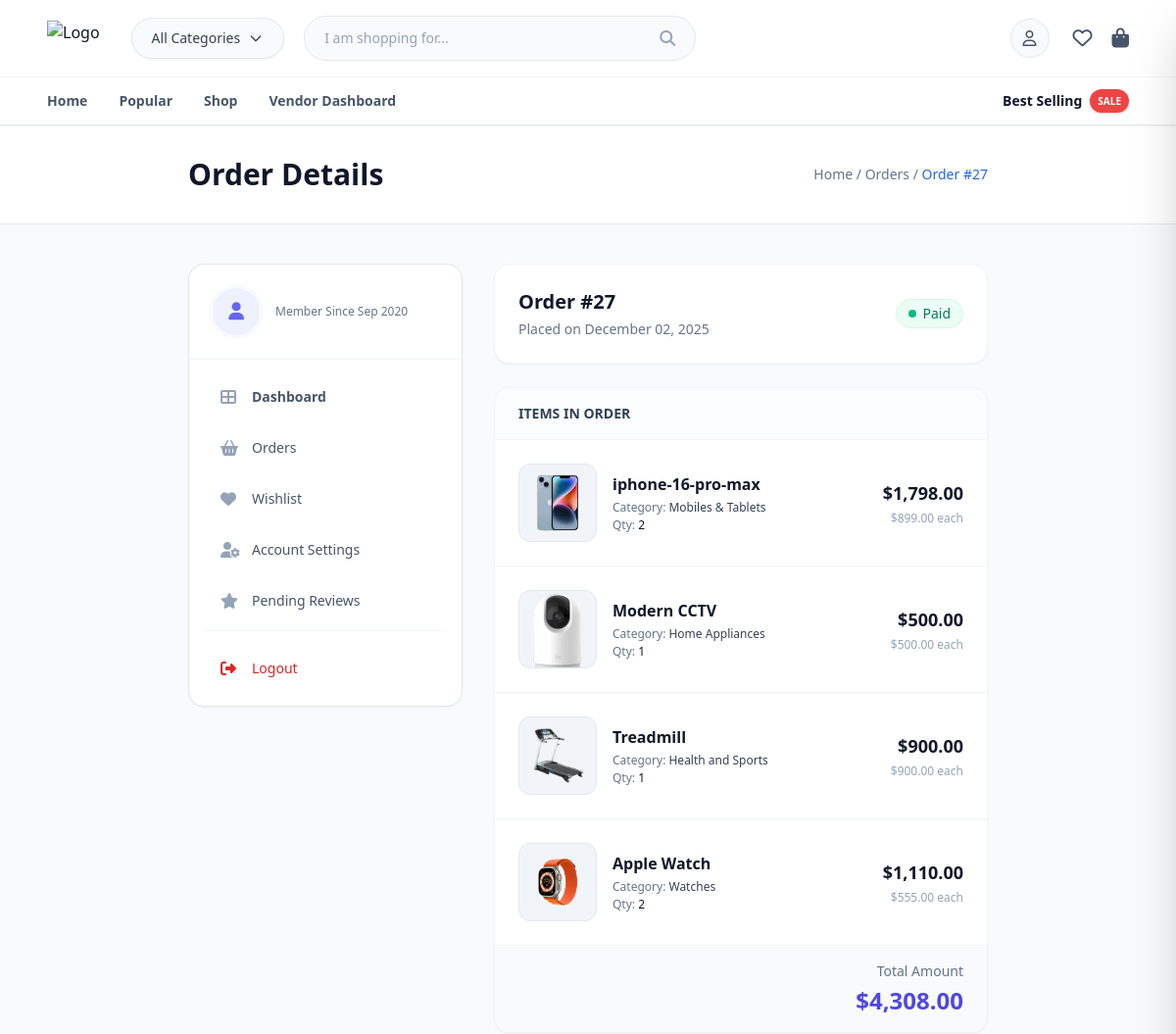
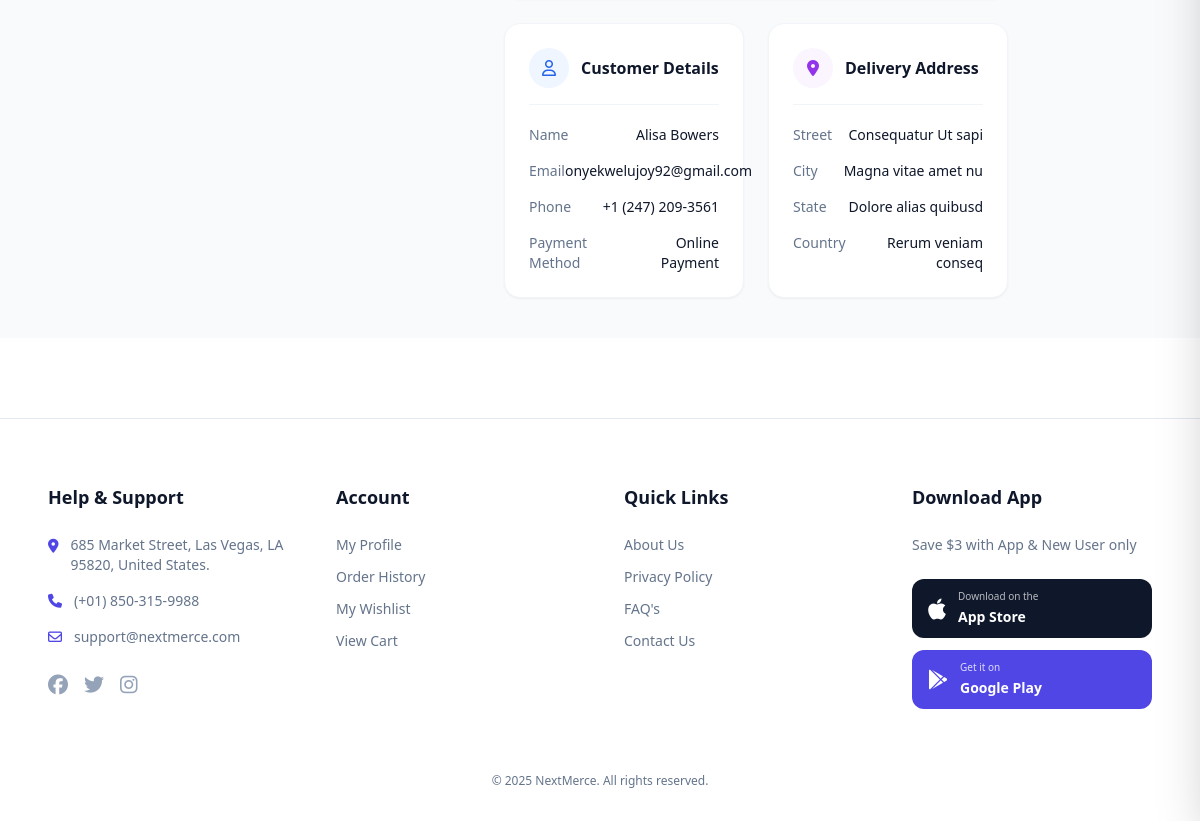
Screenshot of /customer/customer/order/detail/27/ with the database file from the repository (2 pictures, top to bottom).
### store/models.py (models this page shows, shortened)
class Order(models.Model):
    STATUS = (
        ("Paid", "Paid"),
        ("Pending", "Pending"),
        ("Failed", "Failed"),
    )
    user = models.ForeignKey(userauth_model.User, on_delete=models.SET_NULL, null=True)
    fullname = models.CharField(max_length=50, null=True, blank=True)
    mobile = models.CharField(max_length=50, null=True, blank=True)
    city = models.CharField(max_length=100, default='Unknown City')
    address = models.CharField(max_length=100, null=True, blank=True)
    state = models.CharField(max_length=100, null=True, blank=True)
    country = models.CharField(max_length=100, null=True, blank=True)
    total = models.DecimalField(default=0, decimal_places=2, max_digits=12, null=True, blank=True)
    payment_status = models.CharField(max_length=50, choices=STATUS, default="Pending")
    date = models.DateTimeField(default=timezone.now, null=True, blank=True)

class OrderItem(models.Model):
    product = models.ForeignKey(Product, on_delete=models.SET_NULL, null=True)
    order = models.ForeignKey(Order, on_delete=models.SET_NULL, null=True)
    qty = models.IntegerField(default=0, null=True, blank=True)
    sub_total = models.DecimalField(default=0, decimal_places=2, max_digits=12, null=True, blank=True)
    reviewed = models.BooleanField(default=False, null=True)

class Product(models.Model):
    STATUS = (
        ("Published", "Published"),
        ("Draft", "Draft"),
        ("Disabled", "Disabled"),
    )
    BANNERS = (
        ("Banner 1", "Banner 1"),
        ("Banner 2", "Banner 2"),
        ("Banner 3", "Banner 3"),
        ("Banner 4", "Banner 4"),
        ("Banner 5", "Banner 5"),
        ("Banner 6", "Banner 6"),
    )
    status = models.CharField(max_length=500, choices=STATUS, default="Published")
    user = models.ForeignKey(userauth_model.User, on_delete=models.SET_NULL, null=True)
    category = models.ForeignKey("store.Category",on_delete=models.SET_NULL, null=True)
    name = models.CharField(max_length=50)
    description = models.TextField(blank=True, null=True)
    additional_information = models.TextField(blank=True, null=True)
    image = models.ImageField(upload_to='image', null=True, blank=True)
    sale_price = models.DecimalField(default=0, decimal_places=2, max_digits=12)
    regular_price = models.DecimalField(default=0, decimal_places=2, max_digits=12, null=True, blank=True)
    in_stock = models.BooleanField(default=False)
    free_delivery = models.BooleanField(default=False)
    qty = models.IntegerField(default=0, null=True, blank=True)
    featured = models.BooleanField(default=False)
    popular = models.BooleanField(default=False)
    slug = models.SlugField(unique=True, blank=True, null=True)
    cover_image = models.ImageField(upload_to='image', null=True, blank=True)
    best_selling = models.BooleanField(default=False)
    new_arrivals = models.BooleanField(default=False)
    banner = models.CharField(max_length=50, choices=BANNERS, blank=True, null=True)

class Category(models.Model):
    title = models.CharField(max_length=50)
    image = models.ImageField(upload_to='image', null=True, blank=True)
    slug = models.SlugField(unique=True, blank=True, null=True)

### userauth/models.py (models this page shows)
class User(AbstractUser):
    email = models.EmailField( unique=True)
    username = models.CharField( unique=True, blank=True, null=True, max_length=50)
    firstname = models.CharField(max_length=100, null=True, blank=True)
    lastname = models.CharField(max_length=100, null=True, blank=True)
    country = models.CharField(max_length=100, null=True, blank=True)
    phone = models.CharField(max_length=100, null=True, blank=True)
    image = models.ImageField(upload_to='image', null=True, blank=True)
    REQUIRED_FIELDS = ['username']
    USERNAME_FIELD = 'email'

### customer/views.py (the view)
# urls.py: path('customer/order/detail/<id>/', views.order_detail,  name='customer_order_detail'),
def order_detail(request, id):
    order = Order.objects.get(id= id)
    items = OrderItem.objects.filter(order= order)
    context = {
        "order": order,
        "items": items,
    }
    return render(request, 'customer/order_detail.html', context)

### store/context_processors.py (called while the page is built)
def cart_wishlist_counts(request):
    cart_count = 0
    wishlist_count = 0
    if request.user.is_authenticated:
        cart_count = Cart.objects.filter(user=request.user).count()
        wishlist_count = Wishlist.objects.filter(user=request.user).count()
    return {
        'CART_ITEM_COUNT': cart_count,
        'WISHLIST_ITEM_COUNT': wishlist_count,
    }

def default(request):
    categories = Category.objects.all()
    return {
        'categories': categories,
    }

### templates/customer/order_detail.html (shortened to what this page needs)
{% extends 'partials/base.html' %}
{% load static %}
{% load humanize %}
{% block content %}
<div
    class="bg-white border-b border-gray-200 py-8 flex lg:flex-row flex-col lg:gap-0 gap-2  items-center justify-between px-4 lg:px-[12rem] xl:px-[19rem]">
    <h1 class="font-bold text-3xl text-slate-900">Order Details</h1>
    <div class="text-sm font-medium">
        <a href="{% url 'index' %}" class="text-slate-500 hover:text-blue-600 transition-colors">Home /</a>
        <a href="{% url 'customer_orders' %}" class="text-slate-500 hover:text-blue-600 transition-colors">Orders /</a>
        <span class="text-blue-600">Order #{{order.id}}</span>
    </div>
</div>
<section class="bg-[#F9FAFB] py-10 px-4 lg:px-[12rem] xl:px-[19rem]">
    <div class="grid grid-cols-1 lg:grid-cols-[280px_1fr] gap-8">
        <aside class="hidden lg:block sticky top-32 self-start h-fit">
            {% include 'customer/includes/sidebar.html' %}
        </aside>
        <div class="space-y-6">
            <div
                class="flex flex-col sm:flex-row sm:items-center justify-between bg-white p-6 rounded-2xl border border-slate-100 shadow-sm gap-4">
                <div>
                    <h2 class="font-bold text-xl text-slate-900">Order #{{order.id}}</h2>
                    <p class="text-sm text-slate-500 mt-1">Placed on {{ order.date|date:"F d, Y" }}</p>
                </div>
                <div class="flex items-center gap-3">
                    <span class="inline-flex items-center gap-1.5 rounded-full px-3 py-1 text-sm font-medium border
                        {% if order.payment_status == 'Paid' %} bg-emerald-50 text-emerald-700 border-emerald-100
                        {% elif order.payment_status == 'Pending' %} bg-amber-50 text-amber-700 border-amber-100
                        {% else %} bg-red-50 text-red-700 border-red-100 {% endif %}">
                        <span class="h-2 w-2 rounded-full
                            {% if order.payment_status == 'Paid' %} bg-emerald-500
                            {% elif order.payment_status == 'Pending' %} bg-amber-500
                            {% else %} bg-red-500 {% endif %}"></span>
                        {{ order.payment_status }}
                    </span>
                </div>
            </div>
            <div class="bg-white rounded-2xl border border-slate-100 shadow-sm overflow-hidden">
                <div class="px-6 py-4 border-b border-slate-100 bg-slate-50/50">
                    <h3 class="font-bold text-sm uppercase text-slate-700">Items in Order</h3>
                </div>
                <div class="divide-y divide-slate-100">
                    {% for item in items %}
                    <div
                        class="flex flex-col sm:flex-row sm:items-center justify-between p-6 hover:bg-slate-50 transition-colors gap-4">
                        <div class="flex items-start sm:items-center gap-4">
                            <div
                                class="h-20 w-20 flex-shrink-0 overflow-hidden rounded-xl bg-slate-100 border border-slate-200">
                                <img src="{{ item.product.image.url }}" alt="{{ item.product.name }}"
                                    class="h-full w-full object-cover object-center">
                            </div>
                            <div class="flex flex-col">
                                <h4 class="font-bold text-slate-900 line-clamp-1">{{ item.product.name }}</h4>
                                <p class="text-xs text-slate-500 mt-1">Category: <span class="text-slate-700">{{ item.product.category.title }}</span></p>
                                <p class="text-xs text-slate-500 mt-0.5">Qty: <span
                                        class="font-medium text-slate-900">{{ item.qty }}</span></p>
                            </div>
                        </div>
                        <div class="text-left sm:text-right pl-[5.5rem] sm:pl-0">
                            <p class="font-bold text-lg text-slate-900">${{ item.sub_total|intcomma }}</p>
                            <p class="text-xs text-slate-400 mt-1">${{ item.product.sale_price|intcomma }} each</p>
                        </div>
                    </div>
                    {% empty %}
                    <div class="p-12 text-center">
                        <p class="text-slate-500">No items found in this order.</p>
                    </div>
                    {% endfor %}
                </div>
                <div class="bg-slate-50 px-6 py-4 border-t border-slate-100 flex justify-end">
                    <div class="text-right">
                        <p class="text-sm text-slate-500 mb-1">Total Amount</p>
                        <p class="text-2xl font-bold text-indigo-600">${{order.total|intcomma}}</p>
                    </div>
                </div>
            </div>
            <div class="grid grid-cols-1 md:grid-cols-2 gap-6">
                <div class="bg-white rounded-2xl border border-slate-100 shadow-sm p-6">
                    <div class="flex items-center gap-3 mb-5 pb-4 border-b border-slate-100">
                        <div class="h-10 w-10 rounded-full bg-blue-50 flex items-center justify-center text-blue-600">
                            <i class="fa-regular fa-user"></i>
                        </div>
                        <h3 class="font-bold text-slate-900">Customer Details</h3>
                    </div>
                    <div class="space-y-4 text-sm">
                        <div class="flex justify-between">
                            <span class="text-slate-500">Name</span>
                            <span class="font-medium text-slate-900 text-right">{{ order.fullname }}</span>
                        </div>
                        <div class="flex justify-between">
                            <span class="text-slate-500">Email</span>
                            <span class="font-medium text-slate-900 text-right">{{ order.user.email }}</span>
                        </div>
                        <div class="flex justify-between">
                            <span class="text-slate-500">Phone</span>
                            <span class="font-medium text-slate-900 text-right">{{ order.mobile }}</span>
                        </div>
                        <div class="flex justify-between">
                            <span class="text-slate-500">Payment Method</span>
                            <span class="font-medium text-slate-900 text-right">Online Payment</span>
                        </div>
                    </div>
                </div>
                <div class="bg-white rounded-2xl border border-slate-100 shadow-sm p-6">
                    <div class="flex items-center gap-3 mb-5 pb-4 border-b border-slate-100">
                        <div
                            class="h-10 w-10 rounded-full bg-purple-50 flex items-center justify-center text-purple-600">
                            <i class="fa-solid fa-location-dot"></i>
                        </div>
                        <h3 class="font-bold text-slate-900">Delivery Address</h3>
                    </div>
                    <div class="space-y-4 text-sm">
                        <div class="flex justify-between">
                            <span class="text-slate-500">Street</span>
                            <span class="font-medium text-slate-900 text-right">{{ order.address }}</span>
                        </div>
                        <div class="flex justify-between">
                            <span class="text-slate-500">City</span>
                            <span class="font-medium text-slate-900 text-right">{{ order.city }}</span>
                        </div>
                        <div class="flex justify-between">
                            <span class="text-slate-500">State</span>
                            <span class="font-medium text-slate-900 text-right">{{ order.state }}</span>
                        </div>
                        <div class="flex justify-between">
                            <span class="text-slate-500">Country</span>
                            <span class="font-medium text-slate-900 text-right">{{ order.country}}</span>
                        </div>
                    </div>
                </div>
            </div>
        </div>
    </div>
</section>
{% endblock content %}

### rows the page displays
Order: id "27", date "December 02, 2025", payment_status "Paid", total "4,308.00", fullname "Alisa Bowers", user.email "onyekwelujoy92@gmail.com", mobile "+1 (247) 209-3561", address "Consequatur Ut sapi", city "Magna vitae amet nu", state "Dolore alias quibusd", country "Rerum veniam conseq"
OrderItem: product.image (picture), product.name "iphone-16-pro-max", product.category "Mobiles & Tablets", qty "2", sub_total "1,798.00", product.sale_price "899.00"
OrderItem: product.image (picture), product.name "Modern CCTV", product.category "Home Appliances", qty "1", sub_total "500.00", product.sale_price "500.00"
OrderItem: product.image (picture), product.name "Treadmill", product.category "Health and Sports", qty "1", sub_total "900.00", product.sale_price "900.00"
OrderItem: product.image (picture), product.name "Apple Watch", product.category "Watches", qty "2", sub_total "1,110.00", product.sale_price "555.00"
